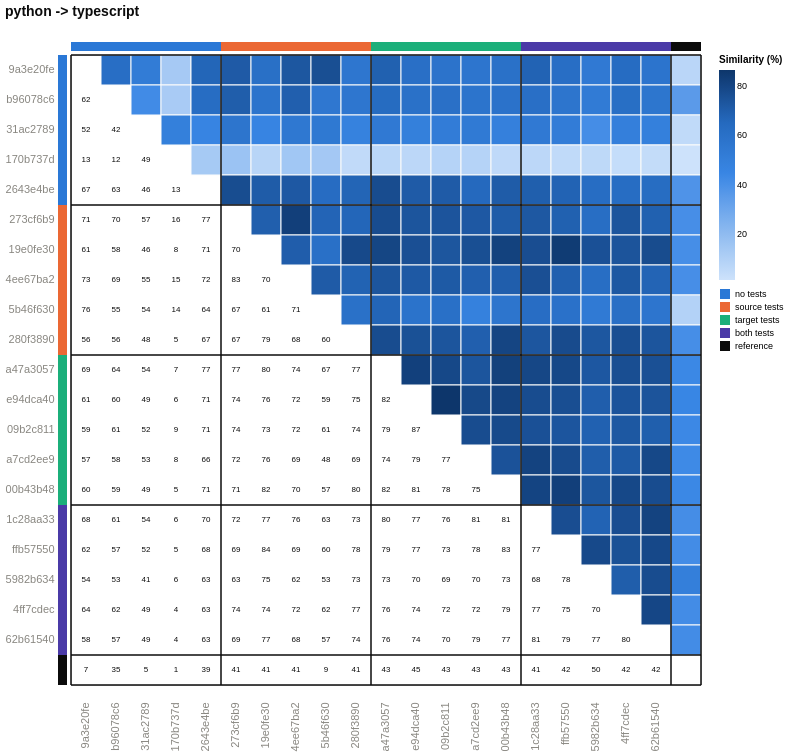

Write the Vega-Lite specification saved for this chart.
### Vega-Lite specification from a JSON file in a GitHub repository (floating-point values rounded to 4 significant figures; data arrays with more than 128 entries replaced by an {"elided": "..."} marker saying what was removed)
{"config": {"view": {"continuousWidth": 300, "continuousHeight": 300}, "axis": {"labelAngle": -90}}, "layer": [{"data": {"name": "data-2a5d5e9fbb94c6cd2932f00e9a888e53"}, "mark": {"type": "rect", "stroke": "#fcfcfb", "strokeWidth": 1}, "encoding": {"color": {"field": "similarity_pct", "legend": {"gradientLength": 210.0, "labelFontSize": 9, "titleFontSize": 10}, "scale": {"domain": [1.193, 86.63], "range": ["#cde2fb", "#86b6ef", "#3987e5", "#256abf", "#0d366b"]}, "title": "Similarity (%)", "type": "quantitative"}, "x": {"axis": {"domain": false, "labelAngle": -90, "labelColor": {"expr": "datum.label === '' ? '#0b0b0b' : '#898781'"}, "labelFontSize": 11, "labelFontWeight": {"expr": "datum.label === '' ? 'bold' : 'normal'"}, "labelPadding": 17, "ticks": false}, "field": "port_a", "scale": {"domain": ["9a3e20fe", "b96078c6", "31ac2789", "170b737d", "2643e4be", "273cf6b9", "19e0fe30", "4ee67ba2", "5b46f630", "280f3890", "a47a3057", "e94dca40", "09b2c811", "a7cd2ee9", "00b43b48", "1c28aa33", "ffb57550", "5982b634", "4ff7cdec", "62b61540", ""]}, "title": null, "type": "nominal"}, "y": {"axis": {"domain": false, "labelColor": {"expr": "datum.label === '' ? '#0b0b0b' : '#898781'"}, "labelFontSize": 11, "labelFontWeight": {"expr": "datum.label === '' ? 'bold' : 'normal'"}, "labelPadding": 17, "ticks": false, "labelAngle": 0}, "field": "port_b", "scale": {"domain": ["9a3e20fe", "b96078c6", "31ac2789", "170b737d", "2643e4be", "273cf6b9", "19e0fe30", "4ee67ba2", "5b46f630", "280f3890", "a47a3057", "e94dca40", "09b2c811", "a7cd2ee9", "00b43b48", "1c28aa33", "ffb57550", "5982b634", "4ff7cdec", "62b61540", ""]}, "title": null, "type": "nominal"}}}, {"data": {"name": "data-110ffbd7a494e521a6229a077032d508"}, "mark": {"type": "text", "color": "#0b0b0b", "fontSize": 8}, "encoding": {"text": {"field": "similarity_pct", "format": ".0f", "type": "quantitative"}, "x": {"axis": {"domain": false, "labelAngle": -90, "labelColor": {"expr": "datum.label === '' ? '#0b0b0b' : '#898781'"}, "labelFontSize": 11, "labelFontWeight": {"expr": "datum.label === '' ? 'bold' : 'normal'"}, "labelPadding": 17, "ticks": false}, "field": "port_a", "scale": {"domain": ["9a3e20fe", "b96078c6", "31ac2789", "170b737d", "2643e4be", "273cf6b9", "19e0fe30", "4ee67ba2", "5b46f630", "280f3890", "a47a3057", "e94dca40", "09b2c811", "a7cd2ee9", "00b43b48", "1c28aa33", "ffb57550", "5982b634", "4ff7cdec", "62b61540", ""]}, "title": null, "type": "nominal"}, "y": {"axis": {"domain": false, "labelColor": {"expr": "datum.label === '' ? '#0b0b0b' : '#898781'"}, "labelFontSize": 11, "labelFontWeight": {"expr": "datum.label === '' ? 'bold' : 'normal'"}, "labelPadding": 17, "ticks": false, "labelAngle": 0}, "field": "port_b", "scale": {"domain": ["9a3e20fe", "b96078c6", "31ac2789", "170b737d", "2643e4be", "273cf6b9", "19e0fe30", "4ee67ba2", "5b46f630", "280f3890", "a47a3057", "e94dca40", "09b2c811", "a7cd2ee9", "00b43b48", "1c28aa33", "ffb57550", "5982b634", "4ff7cdec", "62b61540", ""]}, "title": null, "type": "nominal"}}}, {"data": {"name": "data-415d0101714bba784b2bc3c29e0b19a4"}, "mark": {"type": "rect"}, "encoding": {"color": {"field": "condition", "legend": {"labelFontSize": 9, "symbolType": "square", "title": null}, "scale": {"domain": ["no tests", "source tests", "target tests", "both tests", "reference"], "range": ["#2a78d6", "#eb6834", "#1baf7a", "#4a3aa7", "#0b0b0b"]}, "type": "nominal"}, "x": {"axis": {"domain": false, "labelAngle": -90, "labelColor": {"expr": "datum.label === '' ? '#0b0b0b' : '#898781'"}, "labelFontSize": 11, "labelFontWeight": {"expr": "datum.label === '' ? 'bold' : 'normal'"}, "labelPadding": 17, "ticks": false}, "field": "port", "scale": {"domain": ["9a3e20fe", "b96078c6", "31ac2789", "170b737d", "2643e4be", "273cf6b9", "19e0fe30", "4ee67ba2", "5b46f630", "280f3890", "a47a3057", "e94dca40", "09b2c811", "a7cd2ee9", "00b43b48", "1c28aa33", "ffb57550", "5982b634", "4ff7cdec", "62b61540", ""]}, "title": null, "type": "nominal"}, "y": {"value": -13}, "y2": {"value": -4}}}, {"data": {"name": "data-415d0101714bba784b2bc3c29e0b19a4"}, "mark": {"type": "rect"}, "encoding": {"color": {"field": "condition", "legend": null, "scale": {"domain": ["no tests", "source tests", "target tests", "both tests", "reference"], "range": ["#2a78d6", "#eb6834", "#1baf7a", "#4a3aa7", "#0b0b0b"]}, "type": "nominal"}, "x": {"value": -13}, "x2": {"value": -4}, "y": {"axis": {"domain": false, "labelColor": {"expr": "datum.label === '' ? '#0b0b0b' : '#898781'"}, "labelFontSize": 11, "labelFontWeight": {"expr": "datum.label === '' ? 'bold' : 'normal'"}, "labelPadding": 17, "ticks": false, "labelAngle": 0}, "field": "port", "scale": {"domain": ["9a3e20fe", "b96078c6", "31ac2789", "170b737d", "2643e4be", "273cf6b9", "19e0fe30", "4ee67ba2", "5b46f630", "280f3890", "a47a3057", "e94dca40", "09b2c811", "a7cd2ee9", "00b43b48", "1c28aa33", "ffb57550", "5982b634", "4ff7cdec", "62b61540", ""]}, "title": null, "type": "nominal"}}}, {"data": {"name": "data-1b34f20180a30c8fe486905b8213b327"}, "mark": {"type": "rule", "color": "#0b0b0b", "opacity": 0.75, "strokeWidth": 2}, "encoding": {"x": {"bandPosition": 0, "field": "port", "scale": {"domain": ["9a3e20fe", "b96078c6", "31ac2789", "170b737d", "2643e4be", "273cf6b9", "19e0fe30", "4ee67ba2", "5b46f630", "280f3890", "a47a3057", "e94dca40", "09b2c811", "a7cd2ee9", "00b43b48", "1c28aa33", "ffb57550", "5982b634", "4ff7cdec", "62b61540", ""]}, "type": "nominal"}}}, {"data": {"name": "data-1b34f20180a30c8fe486905b8213b327"}, "mark": {"type": "rule", "color": "#0b0b0b", "opacity": 0.75, "strokeWidth": 2}, "encoding": {"y": {"bandPosition": 0, "field": "port", "scale": {"domain": ["9a3e20fe", "b96078c6", "31ac2789", "170b737d", "2643e4be", "273cf6b9", "19e0fe30", "4ee67ba2", "5b46f630", "280f3890", "a47a3057", "e94dca40", "09b2c811", "a7cd2ee9", "00b43b48", "1c28aa33", "ffb57550", "5982b634", "4ff7cdec", "62b61540", ""]}, "type": "nominal"}}}, {"data": {"name": "data-dae1687b7766f38b94517020e43783ee"}, "mark": {"type": "rule", "color": "#0b0b0b", "opacity": 0.75, "strokeWidth": 2}, "encoding": {"x": {"bandPosition": 1, "field": "port", "scale": {"domain": ["9a3e20fe", "b96078c6", "31ac2789", "170b737d", "2643e4be", "273cf6b9", "19e0fe30", "4ee67ba2", "5b46f630", "280f3890", "a47a3057", "e94dca40", "09b2c811", "a7cd2ee9", "00b43b48", "1c28aa33", "ffb57550", "5982b634", "4ff7cdec", "62b61540", ""]}, "type": "nominal"}}}, {"data": {"name": "data-dae1687b7766f38b94517020e43783ee"}, "mark": {"type": "rule", "color": "#0b0b0b", "opacity": 0.75, "strokeWidth": 2}, "encoding": {"y": {"bandPosition": 1, "field": "port", "scale": {"domain": ["9a3e20fe", "b96078c6", "31ac2789", "170b737d", "2643e4be", "273cf6b9", "19e0fe30", "4ee67ba2", "5b46f630", "280f3890", "a47a3057", "e94dca40", "09b2c811", "a7cd2ee9", "00b43b48", "1c28aa33", "ffb57550", "5982b634", "4ff7cdec", "62b61540", ""]}, "type": "nominal"}}}], "height": 630, "resolve": {"scale": {"color": "independent"}}, "title": {"text": "python -> typescript", "anchor": "start", "color": "#0b0b0b", "fontSize": 14, "offset": 23, "subtitleFontSize": 10}, "width": 630, "$schema": "https://vega.github.io/schema/vega-lite/v6.4.1.json", "datasets": {"data-2a5d5e9fbb94c6cd2932f00e9a888e53": {"elided": "210 records"}, "data-110ffbd7a494e521a6229a077032d508": {"elided": "210 records"}, "data-415d0101714bba784b2bc3c29e0b19a4": [{"port": "9a3e20fe", "condition": "no tests"}, {"port": "b96078c6", "condition": "no tests"}, {"port": "31ac2789", "condition": "no tests"}, {"port": "170b737d", "condition": "no tests"}, {"port": "2643e4be", "condition": "no tests"}, {"port": "273cf6b9", "condition": "source tests"}, {"port": "19e0fe30", "condition": "source tests"}, {"port": "4ee67ba2", "condition": "source tests"}, {"port": "5b46f630", "condition": "source tests"}, {"port": "280f3890", "condition": "source tests"}, {"port": "a47a3057", "condition": "target tests"}, {"port": "e94dca40", "condition": "target tests"}, {"port": "09b2c811", "condition": "target tests"}, {"port": "a7cd2ee9", "condition": "target tests"}, {"port": "00b43b48", "condition": "target tests"}, {"port": "1c28aa33", "condition": "both tests"}, {"port": "ffb57550", "condition": "both tests"}, {"port": "5982b634", "condition": "both tests"}, {"port": "4ff7cdec", "condition": "both tests"}, {"port": "62b61540", "condition": "both tests"}, {"port": "", "condition": "reference"}], "data-1b34f20180a30c8fe486905b8213b327": [{"port": "9a3e20fe", "condition": "no tests"}, {"port": "273cf6b9", "condition": "source tests"}, {"port": "a47a3057", "condition": "target tests"}, {"port": "1c28aa33", "condition": "both tests"}, {"port": "", "condition": "reference"}], "data-dae1687b7766f38b94517020e43783ee": [{"port": ""}]}}
